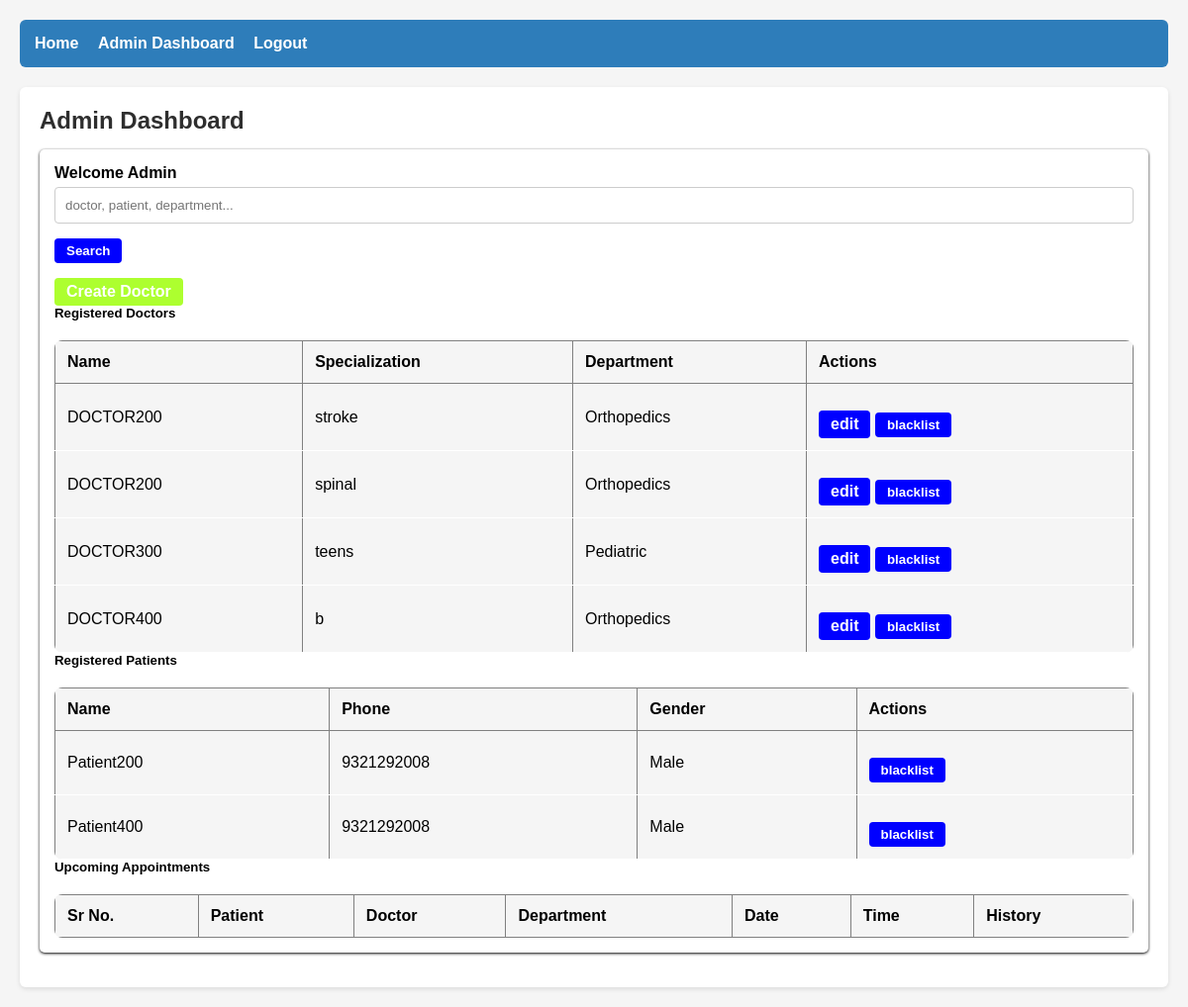
The page /admin/dashboard (signed in) on the database its author committed.
### app.py (models this page shows, shortened)
class Doctor(db.Model):#The Doctor is linked with the user stores the department and the specalization
    __tablename__ = 'doctors'
    id = db.Column(db.Integer, primary_key=True)
    user_id = db.Column(db.Integer, db.ForeignKey('users.id'), nullable=False)
    specialization = db.Column(db.String(120), nullable=False)
    department_id = db.Column(db.Integer, db.ForeignKey('departments.id'))
    bio = db.Column(db.String(255))
    appointments = db.relationship('Appointment', backref='doctor', lazy=True)
    avail = db.relationship('DoctorAvail', backref='doctor', lazy=True )

class User(db.Model):
    __tablename__ = 'users'
    id = db.Column(db.Integer,primary_key=True)
    name=db.Column(db.String(120), nullable=False)
    email=db.Column(db.String(120),unique=True, nullable=False)
    passwordwithhash=db.Column(db.String(255), nullable=False)
    role=db.Column(db.String(30), nullable=False)
    active=db.Column(db.Boolean, nullable=True,default=True)
    doctor=db.relationship('Doctor', backref='user',uselist=False)#user->doctor one to one relationship single object
    patient=db.relationship('Patient', backref='user',uselist=False)#user->Patient again a one to one a user can be a doctor or a patient
    @property
    def is_authenticated(self):
        return True

class Department(db.Model):#This is the department model
    __tablename__='departments'
    id=db.Column(db.Integer,primary_key=True)
    name=db.Column(db.String(120), nullable=False)
    description=db.Column(db.String(255))
    doctors=db.relationship('Doctor',backref='department',lazy=True)

class Patient(db.Model):#This is the Patient Model it is in a one to one relationship with the user
    __tablename__ = 'patients'
    id = db.Column(db.Integer, primary_key=True)
    user_id = db.Column(db.Integer, db.ForeignKey('users.id'), nullable=False)
    age = db.Column(db.Integer)
    gender = db.Column(db.String(10))
    phone = db.Column(db.String(20))
    address = db.Column(db.String(255))
    appointments = db.relationship('Appointment', backref='patient', lazy=True)

### app.py (the view)
        @login_required
        def wrapper(*args, **kwargs):
            if current_user.role != role:
                abort(403)
            if not current_user.active:
                flash("Your account is deactivated/blacklisted.", "danger")#Ensures that user is logged in has the correct role and is active
                return redirect(url_for('login'))
            return fn(*args, **kwargs)

### app.py (called while the page is built)
@login_manager.user_loader
def load_user(user_id):
    return User.query.get(int(user_id))

def role_required(role):
    def decorator(fn):
        @login_required
        def wrapper(*args, **kwargs):
            if current_user.role != role:
                abort(403)
            if not current_user.active:
                flash("Your account is deactivated/blacklisted.", "danger")#Ensures that user is logged in has the correct role and is active
                return redirect(url_for('login'))
            return fn(*args, **kwargs)
        wrapper.__name__ = fn.__name__
        return wrapper
    return decorator

@app.route('/admin/dashboard')
@role_required('admin')
def admin_dashboard():
    doctorcount = Doctor.query.count()
    patientcount = Patient.query.count()
    appcount = Appointment.query.count()
    doctors = Doctor.query.all()
    patients = Patient.query.all()
    upcoming_appointment = Appointment.query.filter(
        Appointment.date >= date.today()
    ).order_by(Appointment.date, Appointment.time).all()
    return render_template(
        'admin/dashboard.html',
        doctorcount=doctorcount,
        patientcount=patientcount,
        appcount=appcount,
        doctors=doctors,
        patients=patients,
        upcoming_appointment=upcoming_appointment
    )

### templates/admin/dashboard.html (shortened to what this page needs)
{% extends "base.html" %}
{% block content %}
<h2 class="mt-3 mb-3">Admin Dashboard</h2>
<div class="card p-3 mb-4">
    <div class="d-flex justify-content-between align-items-center mb-3">
        <h4>Welcome Admin</h4>
            <form method="GET" action="{{ url_for('doctor_search') }}" class="d-flex" style="gap:8px;">
            <input type="text" name="qr" class="form-control" placeholder="doctor, patient, department...">
            <button class="btn btn-primary">Search</button>
        </form>
    </div>
    <div class="text-end mb-3">
        <a href="{{ url_for('admin_doctor') }}" class="btn btn-success">Create Doctor</a>
    </div>
    <h5>Registered Doctors</h5>
    <table class="table table-bordered table-sm">
        <thead class="table-light">
            <tr>
                <th>Name</th>
                <th>Specialization</th>
                <th>Department</th>
                <th>Actions</th>
            </tr>
        </thead>
        <tbody>
        {% for d in doctors %}
        <tr>
            <td>{{ d.user.name }}</td>
            <td>{{ d.specialization }}</td>
            <td>{{ d.department.name if d.department else "N/A" }}</td>
            <td>
                <a href="{{ url_for('edit_doc', doctor_id=d.id) }}" class="btn btn-warning btn-sm">edit</a>
                <form method="POST" action="{{ url_for('admin_blacklist_doctor', doctor_id=d.id) }}" style="display:inline;">
                    <button class="btn btn-dark btn-sm">blacklist</button>
                </form>
            </td>
        </tr>
        {% endfor %}
        </tbody>
    </table>
    <h5 class="mt-4">Registered Patients</h5>
    <table class="table table-bordered table-sm">
        <thead class="table-light">
            <tr>
                <th>Name</th>
                <th>Phone</th>
                <th>Gender</th>
                <th>Actions</th>
            </tr>
        </thead>
        <tbody>
        {% for p in patients %}
        <tr>
            <td>{{ p.user.name }}</td>
            <td>{{ p.phone }}</td>
            <td>{{ p.gender }}</td>
            <td>
                <form method="POST" action="{{ url_for('blacklist_patient', patient_id=p.id) }}" style="display:inline;">
                    <button class="btn btn-dark btn-sm">blacklist</button>
                </form>
            </td>
        </tr>
        {% endfor %}
        </tbody>
    </table>
    <h5 class="mt-4">Upcoming Appointments</h5>
    <table class="table table-bordered table-sm">
        <thead class="table-light">
            <tr>
                <th>Sr No.</th>
                <th>Patient</th>
                <th>Doctor</th>
                <th>Department</th>
                <th>Date</th>
                <th>Time</th>
                <th>History</th>
            </tr>
        </thead>
    </table>
</div>
{% endblock %}

### static/styles.css (style rules this page uses)
* { margin: 0; padding: 0; box-sizing: border-box; font-family: Arial, sans-serif; }
body { background: #f5f5f5; padding: 20px; }
h1, h2, h3 { margin-bottom: 15px; color: #2e2e2e; }
form input, form select, form textarea { width: 100%; padding: 10px; margin-top: 5px; border: 1px solid #ccc; border-radius: 4px; }
button, .btn { background: #2e7dba; color: white; padding: 10px 15px; border: none; margin-top: 15px; border-radius: 4px; cursor: pointer; }
table { width: 100%; border-collapse: collapse; margin-top: 15px; }
table th, table td { border: 1px solid grey; padding: 10px; }
table th { background: white; }
.card { background: white; padding: 15px; border-radius: 5px; box-shadow: 0 1px 3px black; margin-bottom: 15px; }
.btn { display: inline-block; padding: 8px 16px; background-color: blue; color: white !important; border-radius: 5px; text-decoration: none; font-weight: bold; text-align: center; }
.table { width: 100%; border-collapse: collapse; margin-top: 20px; background: whitesmoke; border-radius: 8px; overflow: hidden; }
.table th { background: whitesmoke; padding: 12px; text-align: left; }
.table td { padding: 12px; border-bottom: 1px solid white; }
.btn { padding: 5px 12px; border-radius: 4px; color: white; text-decoration: none; }
.btn-success { background-color: greenyellow; }

### rows shown on the page
Doctor: user.name "DOCTOR200", specialization "stroke", department "Orthopedics"
Doctor: user.name "DOCTOR200", specialization "spinal", department "Orthopedics"
Doctor: user.name "DOCTOR300", specialization "teens", department "Pediatric"
Doctor: user.name "DOCTOR400", specialization "b", department "Orthopedics"
Patient: user.name "Patient200", phone "9321292008", gender "Male"
Patient: user.name "Patient400", phone "9321292008", gender "Male"
